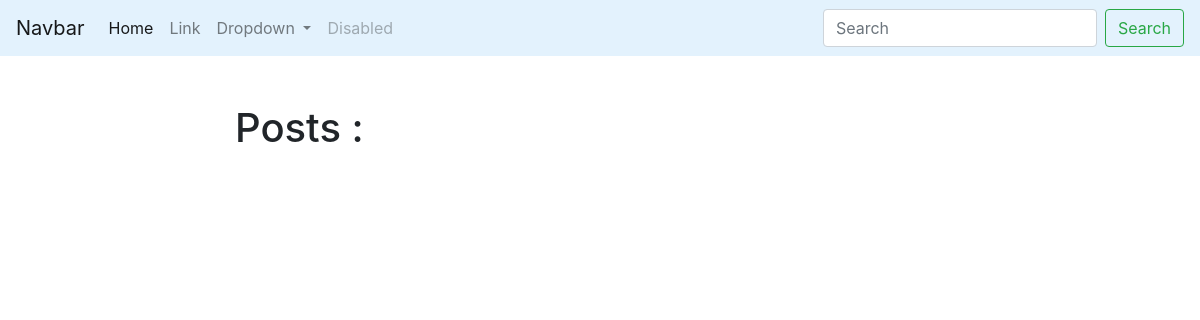
The page /blog/ on the database as committed earlier.
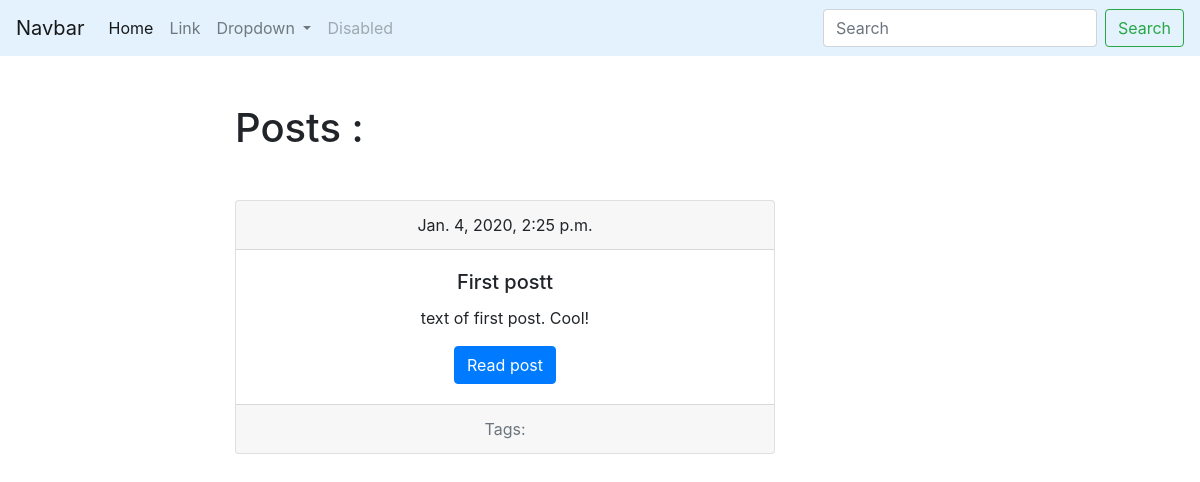
The same page on the database as committed later.
### blog/models.py (models this page shows, shortened)
class Post(models.Model):
    title = models.CharField(max_length=150, db_index=True)
    slug = models.SlugField(max_length=150, unique=True)
    body = models.TextField(blank=True, db_index=True)
    date_pub = models.DateTimeField(auto_now_add=True)

### blog/views.py (the view)
# urls.py: path('', posts_list),
def posts_list(request):
    posts = Post.objects.all()
    return render(request, 'blog/index.html', context={'posts': posts})

### blog/templates/blog/index.html (shortened to what this page needs)
{% extends 'blog/base_blog.html'%}
{% block content %}
<h1 class="mb-5">Posts : </h1>
{% for post in posts %}
<div class="card text-center mb-5">
    <div class="card-header">
      {{ post.date_pub }}
    </div>
    <div class="card-body">
      <h5 class="card-title">{{ post.title }}t</h5>
      <p class="card-text">{{ post.body }}</p>
      <a href="#" class="btn btn-primary">Read post</a>
    </div>
    <div class="card-footer text-muted">
      Tags:
    </div>
  </div>
{%endfor%}
{% endblock %}

Rows that differ between the two databases and show on the page:
added Post: date_pub "Jan. 4, 2020, 2:25 p.m.", title "First post", body "text of first post. Cool!"
